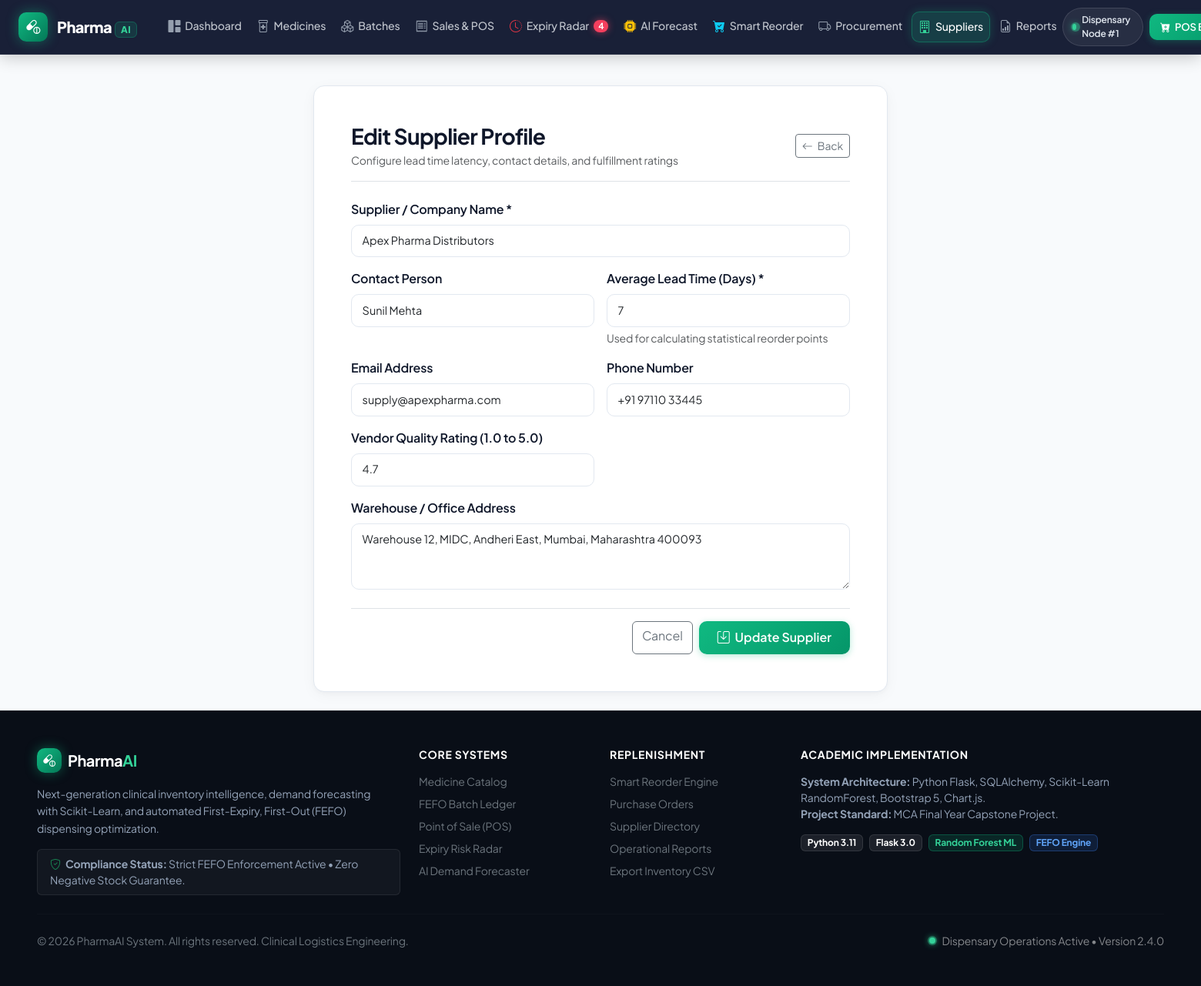
/suppliers/2/edit (signed in), run on the app's committed database.
### models/supplier.py (models this page shows, shortened)
class Supplier(db.Model):
    __tablename__ = "suppliers"
    id = db.Column(db.Integer, primary_key=True)
    name = db.Column(db.String(150), nullable=False, unique=True, index=True)
    contact_person = db.Column(db.String(100), nullable=True)
    email = db.Column(db.String(120), nullable=True)
    phone = db.Column(db.String(30), nullable=True)
    address = db.Column(db.Text, nullable=True)
    lead_time_days = db.Column(
        db.Integer, default=7, nullable=False
    )  # Crucial for reorder point formulas
    rating = db.Column(db.Float, default=4.5)
    is_active = db.Column(db.Boolean, default=True, nullable=False)
    created_at = db.Column(db.DateTime, default=datetime.utcnow, nullable=False)
    updated_at = db.Column(
        db.DateTime, default=datetime.utcnow, onupdate=datetime.utcnow, nullable=False
    )
    medicines = db.relationship("Medicine", backref="preferred_supplier", lazy="dynamic")
    purchase_orders = db.relationship("PurchaseOrder", backref="supplier", lazy="dynamic")

### routes/supplier_routes.py (the view, shortened to what this page needs)
@supplier_bp.route("/<int:id>/edit", methods=["GET", "POST"])
@login_required
def edit(id: int):
    supplier = Supplier.query.get_or_404(id)
    return render_template("suppliers/form.html", supplier=supplier, action="edit")

### models/medicine.py (called while the page is built)
    @property
    def usable_stock(self) -> int:
        today = date.today()
        usable_batches = [
            b for b in self.batches if b.current_quantity > 0 and b.expiry_date > today
        ]
        return sum(b.current_quantity for b in usable_batches)

    @property
    def is_low_stock(self) -> bool:
        return self.usable_stock <= self.reorder_level

### templates/suppliers/form.html (shortened to what this page needs)
{% extends "base.html" %}
{% block content %}
<div class="container py-4">
  <div class="row justify-content-center">
    <div class="col-lg-7">
      <div class="card-modern p-4 p-sm-5">
        <div class="d-flex align-items-center justify-content-between mb-4 pb-3 border-bottom">
          <div>
            <h3 class="fw-bold text-navy mb-1">{{ 'Edit Supplier Profile' if action == 'edit' else 'Register Pharmaceutical Supplier' }}</h3>
            <p class="text-muted small mb-0">Configure lead time latency, contact details, and fulfillment ratings</p>
          </div>
          <a href="{{ url_for('suppliers.index') }}" class="btn btn-outline-secondary btn-sm">
            <i class="bi bi-arrow-left me-1"></i> Back
          </a>
        </div>
        <form method="POST">
          <div class="mb-3">
            <label for="name" class="form-label fw-semibold">Supplier / Company Name *</label>
            <input type="text" class="form-control" id="name" name="name" value="{{ supplier.name if supplier else '' }}" placeholder="e.g. MedVantage Pharmaceuticals Ltd." required autofocus>
          </div>
          <div class="row g-3 mb-3">
            <div class="col-sm-6">
              <label for="contact_person" class="form-label fw-semibold">Contact Person</label>
              <input type="text" class="form-control" id="contact_person" name="contact_person" value="{{ supplier.contact_person if supplier else '' }}" placeholder="e.g. Rajesh Sharma">
            </div>
            <div class="col-sm-6">
              <label for="lead_time_days" class="form-label fw-semibold">Average Lead Time (Days) *</label>
              <input type="number" class="form-control" id="lead_time_days" name="lead_time_days" value="{{ supplier.lead_time_days if supplier else '7' }}" min="1" max="90" required>
              <div class="form-text small">Used for calculating statistical reorder points</div>
            </div>
          </div>
          <div class="row g-3 mb-3">
            <div class="col-sm-6">
              <label for="email" class="form-label fw-semibold">Email Address</label>
              <input type="email" class="form-control" id="email" name="email" value="{{ supplier.email if supplier else '' }}" placeholder="orders@medvantage.com">
            </div>
            <div class="col-sm-6">
              <label for="phone" class="form-label fw-semibold">Phone Number</label>
              <input type="tel" class="form-control" id="phone" name="phone" value="{{ supplier.phone if supplier else '' }}" placeholder="+91 98765 43210">
            </div>
          </div>
          <div class="row g-3 mb-3">
            <div class="col-sm-6">
              <label for="rating" class="form-label fw-semibold">Vendor Quality Rating (1.0 to 5.0)</label>
              <input type="number" step="0.1" min="1.0" max="5.0" class="form-control" id="rating" name="rating" value="{{ supplier.rating if supplier else '4.5' }}">
            </div>
          </div>
          <div class="mb-4">
            <label for="address" class="form-label fw-semibold">Warehouse / Office Address</label>
            <textarea class="form-control" id="address" name="address" rows="3" placeholder="Industrial Area, Phase 2, Bengaluru">{{ supplier.address if supplier else '' }}</textarea>
          </div>
          <div class="d-flex justify-content-end gap-2 pt-3 border-top">
            <a href="{{ url_for('suppliers.index') }}" class="btn btn-outline-secondary">Cancel</a>
            <button type="submit" class="btn btn-emerald px-4">
              <i class="bi bi-save me-1"></i> {{ 'Update Supplier' if action == 'edit' else 'Register Supplier' }}
            </button>
          </div>
        </form>
      </div>
    </div>
  </div>
</div>
{% endblock %}

### static/css/style.css (style rules this page uses)
:root { --primary-emerald: #059669; --primary-emerald-hover: #047857; --emerald-500: #10b981; --emerald-400: #34d399; --emerald-100: #d1fae5; --emerald-50: #ecfdf5; --obsidian: #090e17; --dark-navy: #0f172a; --navy-800: #1e293b; --navy-700: #334155; --navy-600: #475569; --blue-600: #2563eb; --blue-500: #3b82f6; --blue-50: #eff6ff; --cyan-500: #06b6d4; --cyan-50: #ecfeff; --warning-amber: #f59e0b; --warning-amber-dark: #d97706; --warning-bg: #fffbeb; --alert-red: #f43f5e; --alert-red-dark: #e11d48; --alert-bg: #fff1f2; --text-main: #0f172a; --text-muted: #64748b; --text-subtle: #94a3b8; --bg-canvas: #f8fafc; --bg-surface: #ffffff; --border-color: #e2e8f0; --border-subtle: #f1f5f9; --shadow-sm: 0 1px 2px 0 rgba(15, 23, 42, 0.05); --shadow-card: 0 4px 20px -2px rgba(15, 23, 42, 0.05), 0 2px 6px -1px rgba(15, 23, 42, 0.03); --shadow-card-hover: 0 16px 32px -4px rgba(15, 23, 42, 0.09), 0 4px 12px -2px rgba(15, 23, 42, 0.04); --shadow-dropdown: 0 20px 25px -5px rgba(15, 23, 42, 0.15), 0 8px 10px -6px rgba(15, 23, 42, 0.1); --shadow-glow-emerald: 0 0 24px rgba(16, 185, 129, 0.35); --radius-xs: 6px; --radius-sm: 10px; --radius-md: 14px; --radius-lg: 20px; --radius-pill: 9999px; }
body { font-family: 'Plus Jakarta Sans', -apple-system, BlinkMacSystemFont, 'Segoe UI', Roboto, Helvetica, Arial, sans-serif; background-color: var(--bg-canvas); color: var(--text-main); min-height: 100vh; display: flex; flex-direction: column; letter-spacing: -0.01em; -webkit-font-smoothing: antialiased; -moz-osx-font-smoothing: grayscale; }
h1, h2, h3, h4, h5, h6 { color: var(--dark-navy); font-weight: 700; letter-spacing: -0.025em; }
a { color: var(--primary-emerald); text-decoration: none; transition: all 0.2s cubic-bezier(0.4, 0, 0.2, 1); }
.card-modern { background: #ffffff; border: 1px solid var(--border-color); border-radius: var(--radius-md); box-shadow: var(--shadow-card); transition: all 0.25s ease; overflow: hidden; }
.btn-emerald { background: linear-gradient(135deg, var(--emerald-500), #059669); border: none; color: #ffffff; font-weight: 600; border-radius: var(--radius-sm); padding: 0.6rem 1.25rem; transition: all 0.2s cubic-bezier(0.4, 0, 0.2, 1); box-shadow: 0 2px 8px rgba(16, 185, 129, 0.3); }
.form-control, .form-select { border-color: var(--border-color); border-radius: var(--radius-sm); font-size: 0.9rem; padding: 0.6rem 0.85rem; transition: all 0.2s ease; }
.card-modern, .feature-card-modern, .bento-kpi-card { transition: transform 0.28s cubic-bezier(0.16, 1, 0.3, 1), box-shadow 0.28s ease, border-color 0.28s ease !important; }

### data on the page
Supplier: name "Apex Pharma Distributors", contact_person "Sunil Mehta", lead_time_days "7", email "supply@apexpharma.com", phone "+91 97110 33445", rating "4.7", address "Warehouse 12, MIDC, Andheri East, Mumbai, Maharashtra 400093"

### other printed values
{{ critical_expiry_count }} "4"
{{ 'Update Supplier' if action == 'edit' else 'Register Supplier' }} "Update Supplier"
